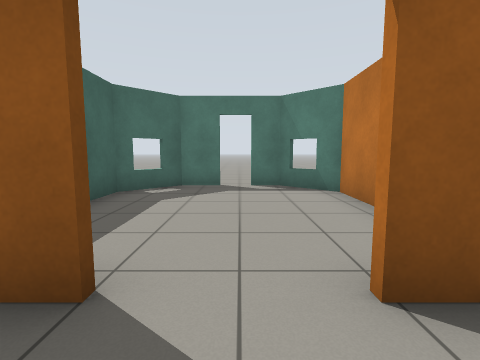
view 1 (above)

16 first-person views from a walk through a robot-simulator world made for Gazebo. The camera is 0.94 m above the floor, tilts 6° down and sees 85° across. The floor is counted in squares, 1 m on a side. Each view is taken from the middle of a square. On the plan, view 1 faces up. The plan holds only what a view shows up to about 11 squares ahead; the rest is blank. Gazebo's built-in surfaces are drawn with simple patterns.

view 2
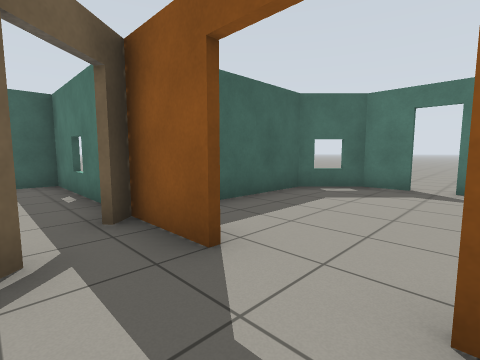

view 3
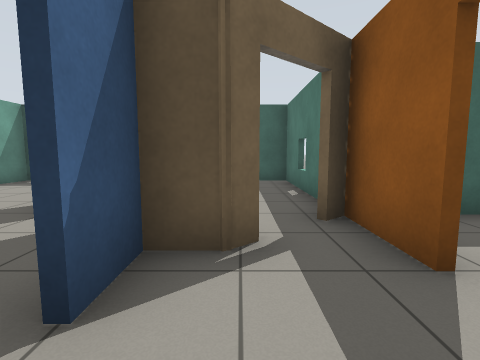

view 4
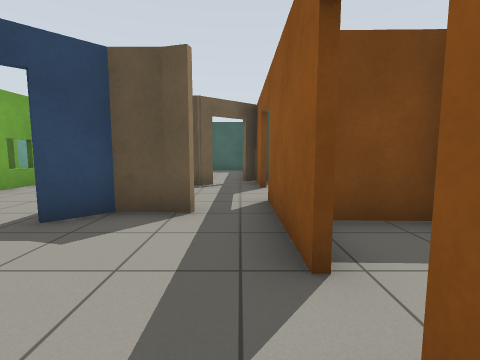

view 5
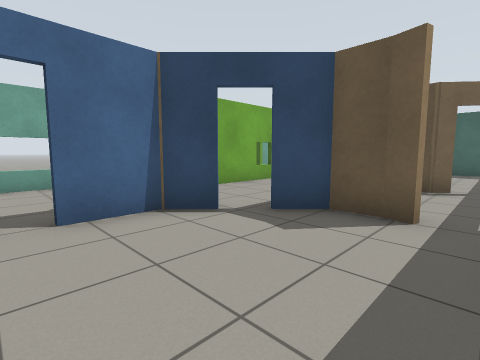

view 6
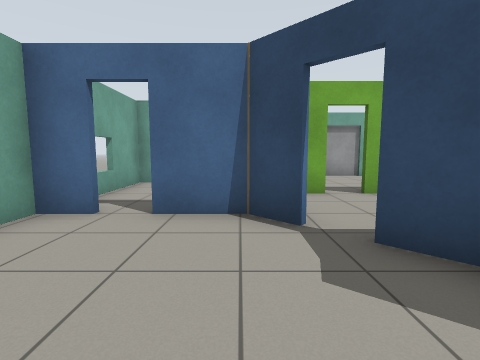

view 7
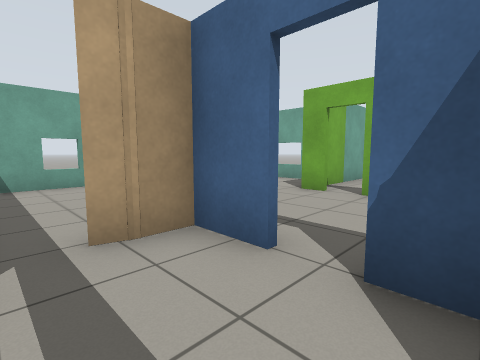

view 8
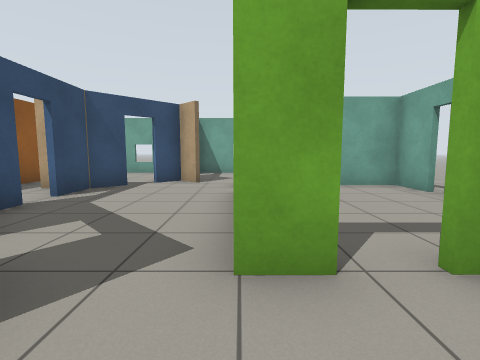

view 9
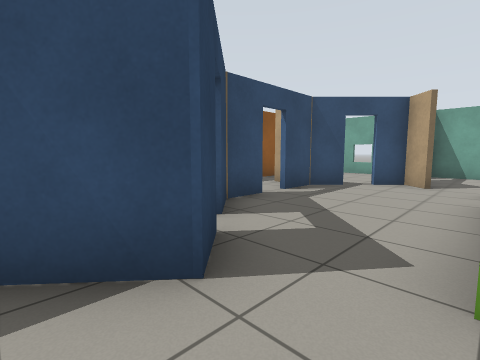

view 10
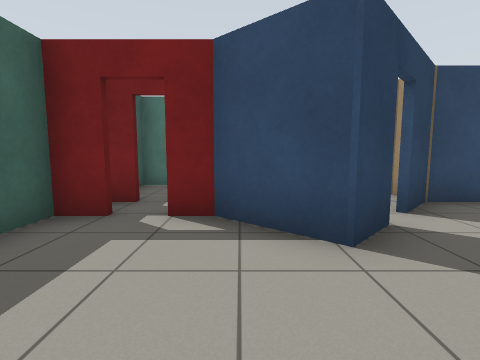

view 11
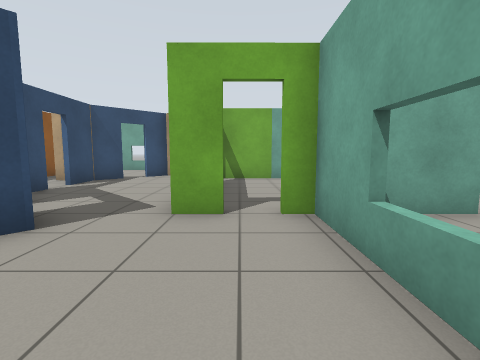

view 12
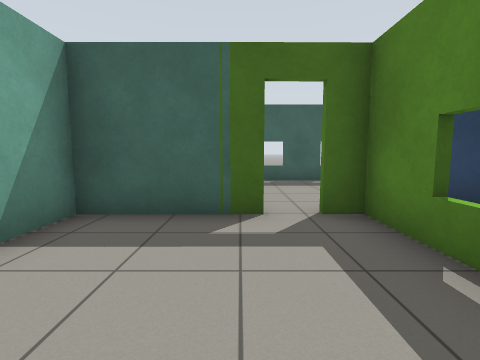

view 13
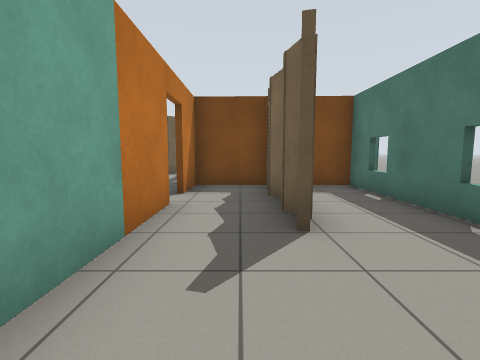

view 14
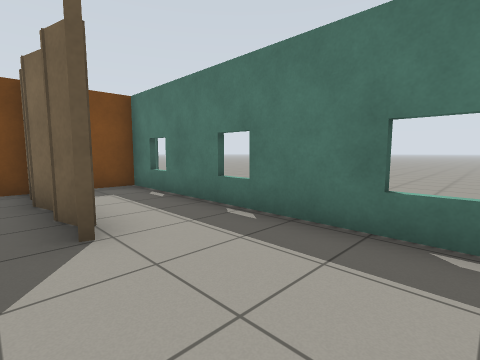

view 15
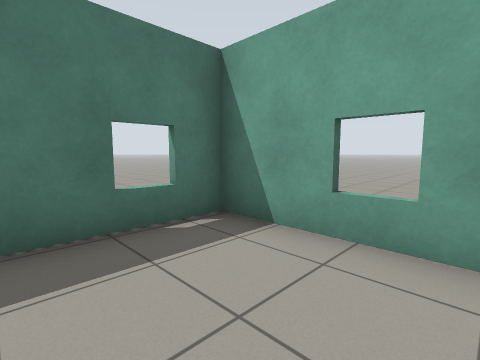

view 16
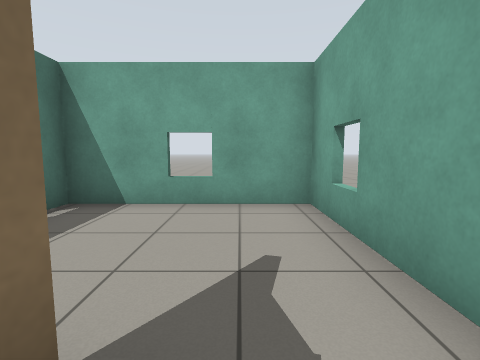

### Floor plan
Ten units are one square. View 1 is at (0, 0); x grows to the right and y downward. Boxes are objects, and circles mark ways between rooms. Rooms are numbered by the first view taken in them; rooms with no view inside come last. Other rooms are left out.
<svg viewBox="-83 -80 195 195">
<path fill="none" stroke="#000" d="M-9 -16 -28 -16M-17 -2 -14 1 -14 10M5 9 18 9M17 3 19 -3M-14 9 -3 9M18 10 18 0M41 -16 9 -16M21 -4 19 2M19 1 19 11M19 10 27 17M32 22 39 29M38 29 54 29M61 29 71 29 71 -7M-39 35 -54 22 -61 22M-69 22 -78 22 -78 71 -31 71M-31 58 -31 48M-69 11 -75 11M14 95 25 95 25 54M-9 51 -29 51 -29 57M-29 66 -29 95 -16 95M63 -39 56 -37M50 -38 42 -36M53 -17 107 -17 107 -62 24 -62M25 -38 24 -17 41 -17M25 -62 25 -51M23 -45 24 -62 11 -75 2 -75M-5 -75 -17 -75 -29 -62 -29 -17M-2 11 -15 11M-14 10 -24 20M-16 50 12 49M18 11 5 11M20 49 27 49M26 18 18 10M-30 26 -39 35M31 37 38 30 31 24M40 71 71 71 71 31"/>
<rect x="-15" y="95" width="30" height="10" fill="#bbb"><title>door leaf</title></rect>
<circle cx="20" cy="-10" r="3" fill="#2a7"/>
<circle cx="0" cy="-20" r="3" fill="#2a7"/>
<circle cx="0" cy="10" r="3" fill="#2a7"/>
<circle cx="45" cy="-20" r="3" fill="#2a7"/>
<circle cx="60" cy="30" r="3" fill="#2a7"/>
<circle cx="-30" cy="60" r="3" fill="#2a7"/>
<circle cx="-40" cy="40" r="3" fill="#2a7"/>
<circle cx="15" cy="50" r="3" fill="#2a7"/>
<circle cx="30" cy="40" r="3" fill="#2a7"/>
<text x="0" y="-10">1</text>
<text x="40" y="0">2</text>
<text x="-60" y="50">3</text>
<text x="0" y="80">4</text>
<text x="70" y="-40">5</text>
<text x="0" y="-50">6</text>
<text x="0" y="30">7</text>
<text x="50" y="50">8</text>
</svg>
Room 1 opens to room 2. Room 1 opens to room 6. Room 1 opens to room 7. Room 2 opens to room 5. Room 2 opens to room 8. Room 3 opens to room 4. Room 3 opens to room 7. Room 4 opens to room 7. Room 7 opens to room 8.

Where each view was taken, in squares from view 1:
view 1: 0 up, 0 right, facing up
view 2: 0 up, 1 right, facing up-left
view 3: 0 up, 1 right, facing left
view 4: 1 up, 6 right, facing left
view 5: 1 up, 6 right, facing down-left
view 6: 1 up, 4 right, facing down
view 7: 1 up, 1 left, facing down-right
view 8: 5 down, 5 left, facing right
view 9: 5 down, 5 left, facing up-right
view 10: 6 down, 5 left, facing up
view 11: 6 down, 7 left, facing right
view 12: 7 down, 1 right, facing left
view 13: 3 up, 10 right, facing left
view 14: 3 up, 10 right, facing up-left
view 15: 3 up, 8 right, facing up-right
view 16: 3 up, 6 right, facing right
